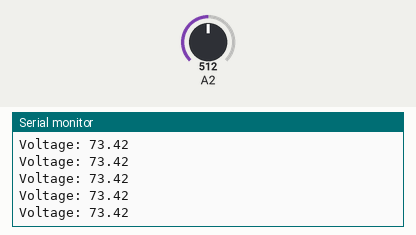
A sketch run on a simulated Arduino Uno, built with avr-gcc and run on an emulated ATmega328P. Parts: the last lines printed to the serial monitor. The inputs (shaded band) are chosen by the test bench; at power-on: A2 = 512.

Above: at 1.2 s.
1.3 s: A2 set to 716
At 1.63 s:
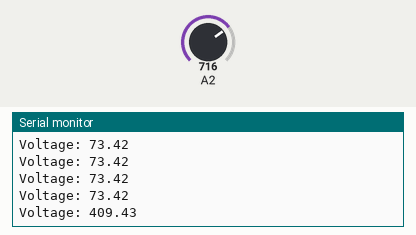
2.8 s: A2 set to 900
At 2.97 s:
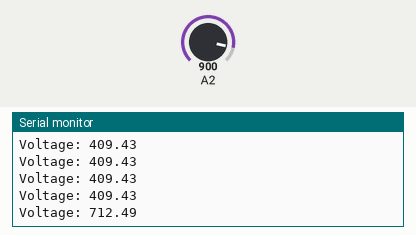
Timing chart, 0 to 5.8 s (numbered marks = the images above; inputs shaded):
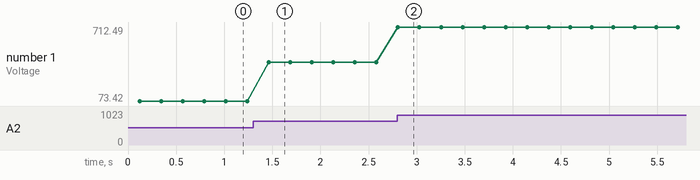

Measured:
- after the input at 1.3 s, the serial monitor: prints a new line after 0.16 s (image 1)
- after the input at 2.8 s, the serial monitor: prints a new line at once (image 2)
- plotted number 1: 73.42 → 409.43 after the input at 1.3 s, 409.43 → 712.49 after the input at 2.8 s

The sketch:

voltage2.ino
```cpp
double sensorValue1 = 0;
double sensorValue2 = 0;
int crosscount = 0;
int climb_flag = 0;
int val[100];
int max_v = 0;
double VmaxD = 0;
double VeffD = 0;
double Veff = 0;

void setup() {
  Serial.begin(9600);
}

void loop() {

  for ( int i = 0; i < 100; i++ ) {
    sensorValue1 = analogRead(A2);
    if (analogRead(A2) > 511) {
      val[i] = sensorValue1;
    }
    else {
      val[i] = 0;
    }
    delay(1);
  }

  max_v = 0;

  for ( int i = 0; i < 100; i++ )
  {
    if ( val[i] > max_v )
    {
      max_v = val[i];
    }
    val[i] = 0;
  }
  if (max_v != 0) {


    VmaxD = max_v;
    VeffD = VmaxD / sqrt(2);
    Veff = (((VeffD - 420.76) / -90.24) * -210.2) + 210.2;
  }
  else {
    Veff = 0;
  }
  Serial.print("Voltage: ");
  Serial.println(Veff);
  VmaxD = 0;

  delay(100);
}
```
